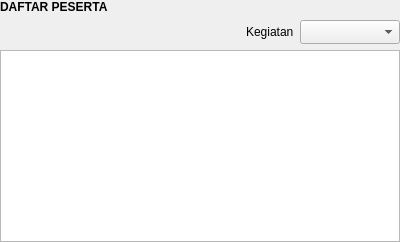
    <widget class="QWidget" name="widget_3" native="true">
     <property name="minimumSize">
      <size>
       <width>400</width>
       <height>0</height>
      </size>
     </property>
     <layout class="QGridLayout" name="gridLayout">
      <property name="leftMargin">
       <number>0</number>
      </property>
      <property name="topMargin">
       <number>0</number>
      </property>
      <property name="rightMargin">
       <number>0</number>
      </property>
      <property name="bottomMargin">
       <number>0</number>
      </property>
      <item row="1" column="2">
       <widget class="QComboBox" name="cbo_kegiatan">
        <property name="minimumSize">
         <size>
          <width>100</width>
          <height>24</height>
         </size>
        </property>
       </widget>
      </item>
      <item row="1" column="1">
       <widget class="QLabel" name="label_14">
        <property name="text">
         <string>Kegiatan</string>
        </property>
       </widget>
      </item>
      <item row="1" column="0">
       <spacer name="horizontalSpacer_7">
        <property name="orientation">
         <enum>Qt::Horizontal</enum>
        </property>
        <property name="sizeHint" stdset="0">
         <size>
          <width>40</width>
          <height>20</height>
         </size>
        </property>
       </spacer>
      </item>
      <item row="2" column="0" colspan="3">
       <widget class="QTableWidget" name="tbl_daftar_peserta">
        <property name="selectionBehavior">
         <enum>QAbstractItemView::SelectRows</enum>
        </property>
       </widget>
      </item>
      <item row="0" column="0" colspan="3">
       <widget class="QLabel" name="label">
        <property name="font">
         <font>
          <weight>75</weight>
          <bold>true</bold>
         </font>
        </property>
        <property name="text">
         <string>DAFTAR PESERTA</string>
        </property>
       </widget>
      </item>
     </layout>
    </widget>
